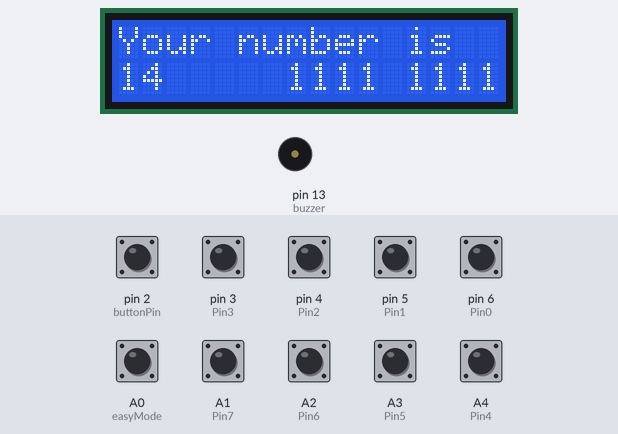
A sketch run on a simulated Arduino Uno, built with avr-gcc and run on an emulated ATmega328P. Parts: 16×2 character LCD, buzzer (waves = sounding). Inputs (shaded band) come from the test bench; at power-on: A0 (easyMode), A1 (Pin7), A2 (Pin6), A3 (Pin5), A4 (Pin4), pin 2 (buttonPin), pin 3 (Pin3), pin 4 (Pin2), pin 5 (Pin1), pin 6 (Pin0) HIGH. Random numbers use the default seed unless the sketch sets one.

Above: at 1.2 s.
1.3 s: pin 2 (buttonPin) pulled LOW for 0.15 s
At 2.8 s:
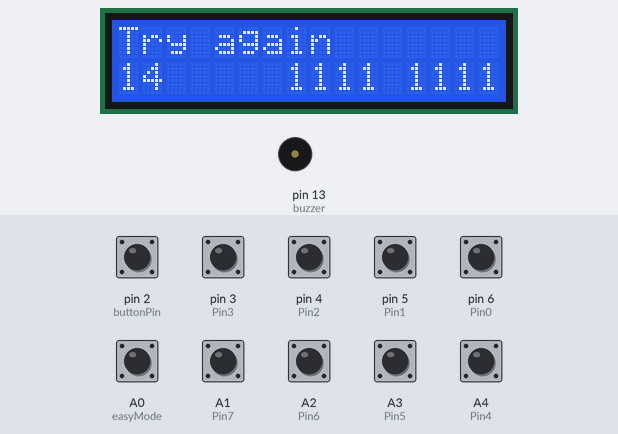
3.2 s: pin 3 (Pin3) pulled LOW for 0.15 s
At 3.27 s:
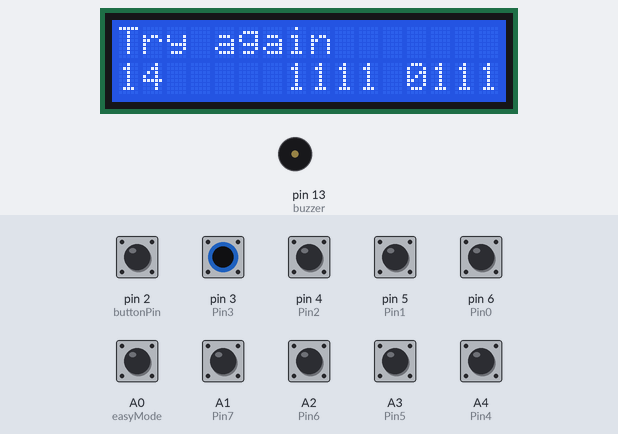
4.8 s: pin 4 (Pin2) pulled LOW for 0.15 s
At 4.87 s:
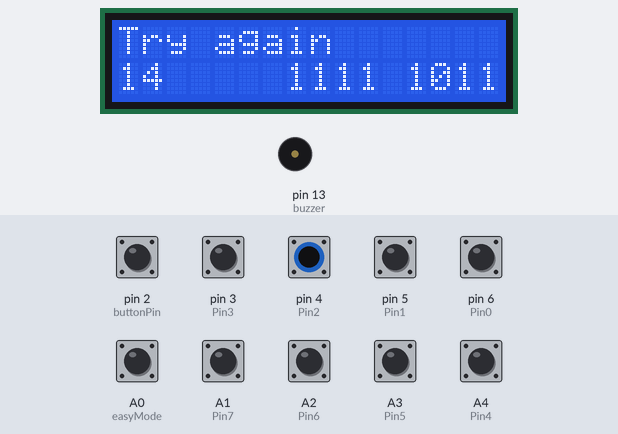
6.4 s: pin 5 (Pin1) pulled LOW for 0.15 s
At 6.47 s:
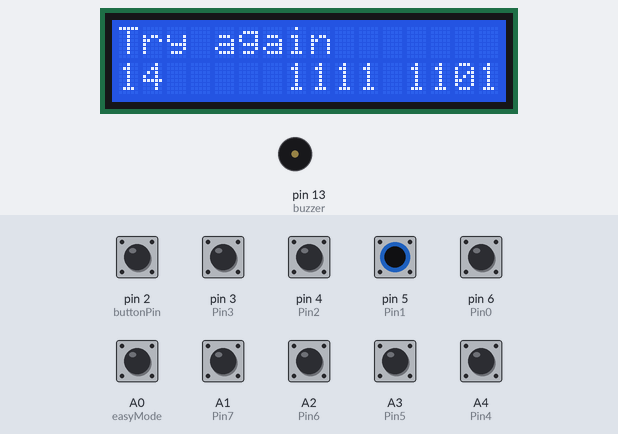
8.0 s: pin 6 (Pin0) pulled LOW for 0.15 s
At 8.07 s:
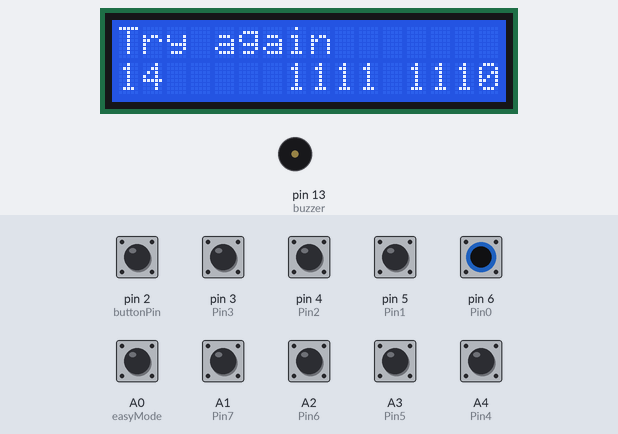
9.6 s: A1 (Pin7) pulled LOW for 0.15 s
At 9.67 s:
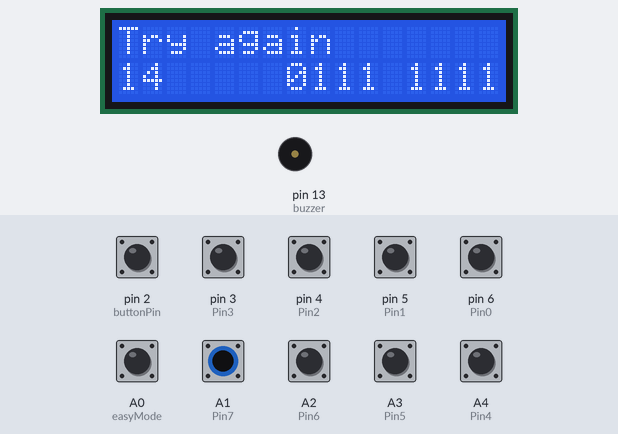
Timing chart, 0 to 12.2 s (numbered marks = the images above; inputs shaded):
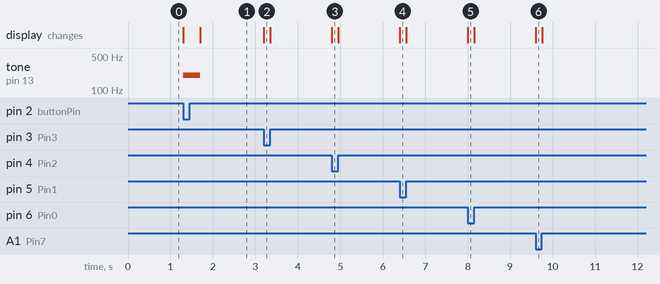

Measured:
- after the input at 1.3 s, tone on pin 13 (buzzer): silent → 200 Hz at once, → silent 0.40 s later; the display: first changes at once (image 1 shows a later state)
- after the input at 3.2 s, the display: changes at once (image 2)
- after the input at 4.8 s, the display: changes at once (image 3)
- after the input at 6.4 s, the display: changes at once (image 4)
- after the input at 8.0 s, the display: changes at once (image 5)
- after the input at 9.6 s, the display: changes at once (image 6)

The sketch:

BinaryGame.ino
```cpp
// include the library code:
#include <LiquidCrystal.h>

// initialize the library with the numbers of the interface pins
LiquidCrystal lcd(7, 8, 9, 10, 11, 12);

const int Pin0 = 6;  // Binary number 2^0 or 1
const int Pin1 = 5;  // Binary number 2^1 or 2
const int Pin2 = 4;  // Binary number 2^2 or 4
const int Pin3 = 3;  // Binary number 2^3 or 8
const int Pin4 = A4; // Binary number 2^4 or 16
const int Pin5 = A3; // Binary number 2^5 or 32
const int Pin6 = A2; // Binary number 2^6 or 64
const int Pin7 = A1; // Binary number 2^7 or 128
const int easyMode = A0; // Easy mode is 0-15, Hard is 0-255

int BinaryValue; // Value for adding up numbers to compare to random number

int correctNumber = 0; // Flag to see if the number was correct
int wrongNumber = 0; // Flag to see if the number was wrong

const int buzzer = 13; //Buzzer pin
int freq; //frequency out

const int buttonPin = 2;     // the number of the pushbutton pin

int buttonState;         // variable for reading the pushbutton status
long randNumber;         // variable for the random number

void setup() {

  lcd.begin(16, 2); // set up the LCD's number of columns and rows

  pinMode(Pin0, INPUT_PULLUP);
  pinMode(Pin1, INPUT_PULLUP);
  pinMode(Pin2, INPUT_PULLUP);
  pinMode(Pin3, INPUT_PULLUP);
  pinMode(Pin4, INPUT_PULLUP);
  pinMode(Pin5, INPUT_PULLUP);
  pinMode(Pin6, INPUT_PULLUP);
  pinMode(Pin7, INPUT_PULLUP);

  pinMode(easyMode, INPUT_PULLUP);

  pinMode(buttonPin, INPUT_PULLUP);

  pinMode(buzzer, OUTPUT); // Set buzzer pin as OUTPUT


  // if analog input pin 5 is unconnected, random analog
  // noise will cause the call to randomSeed() to generate
  // different seed numbers each time the sketch runs.
  // randomSeed() will then shuffle the random function.
  randomSeed(analogRead(5));

  if (digitalRead(easyMode) == HIGH)
  {
    randNumber = random(0, 15);
  }
  else
  {
    randNumber = random(0, 255);
  }

  // Print a message to the LCD.
  lcd.print("Your number is");

  // set the cursor to column 0, line 1
  // (note: line 1 is the second row, since counting begins with 0):
  lcd.setCursor(0, 1);

  lcd.print(randNumber); // Print the random number

}

void checkNumber() // Check switches for correct number
{
  if (digitalRead(Pin0) == HIGH)
  {
    BinaryValue = 1;
  }
  else
  {
    BinaryValue = 0;
  }

  if (digitalRead(Pin1) == HIGH)
  {
    BinaryValue = BinaryValue + 2;
  }

  if (digitalRead(Pin2) == HIGH)
  {
    BinaryValue = BinaryValue + 4;
  }

  if (digitalRead(Pin3) == HIGH)
  {
    BinaryValue = BinaryValue + 8;
  }

  if (digitalRead(Pin4) == HIGH)
  {
    BinaryValue = BinaryValue + 16;
  }

  if (digitalRead(Pin5) == HIGH)
  {
    BinaryValue = BinaryValue + 32;
  }

  if (digitalRead(Pin6) == HIGH)
  {
    BinaryValue = BinaryValue + 64;
  }

  if (digitalRead(Pin7) == HIGH)
  {
    BinaryValue = BinaryValue + 128;
  }

  if (BinaryValue == randNumber) // Check if switches match random number
  {
    correctNumber = 1;
  }
  else
  {
    wrongNumber = 1;
  }

}

void printBinary() // Displays status of switches
{
  if (digitalRead(Pin7) == LOW)
  {
    lcd.print("0");
  }
  else
  {
    lcd.print("1");
  }

  if (digitalRead(Pin6) == LOW)
  {
    lcd.print("0");
  }
  else
  {
    lcd.print("1");
  }
  if (digitalRead(Pin5) == LOW)
  {
    lcd.print("0");
  }
  else
  {
    lcd.print("1");
  }
  if (digitalRead(Pin4) == LOW)
  {
    lcd.print("0");
  }
  else
  {
    lcd.print("1");
  }
  lcd.print(" ");
  if (digitalRead(Pin3) == LOW)
  {
    lcd.print("0");
  }
  else
  {
    lcd.print("1");
  }
  if (digitalRead(Pin2) == LOW)
  {
    lcd.print("0");
  }
  else
  {
    lcd.print("1");
  }
  if (digitalRead(Pin1) == LOW)
  {
    lcd.print("0");
  }
  else
  {
    lcd.print("1");
  }
  if (digitalRead(Pin0) == LOW)
  {
    lcd.print("0");
  }
  else
  {
    lcd.print("1");
  }
}

void loop() {

  attachInterrupt(digitalPinToInterrupt(buttonPin), checkNumber, FALLING); // Wait for pushbutton to be pressed, when pressed check to see if correct number is inputted

  lcd.setCursor(7, 1);

  printBinary(); // Display status of switches

  if (wrongNumber == 1)
  {

    lcd.clear();
    lcd.setCursor(0, 0);
    lcd.print("Try again");
    lcd.setCursor(0, 1);
    lcd.print(randNumber);
    tone(buzzer, 200); // Play wrong answer tone
    delay(400);
    noTone(buzzer);     // Stop sound...
    wrongNumber = 0;
    correctNumber = 0;
  }

  if (correctNumber == 1)
  {
    tone(buzzer, 600); // Play correct answer tone
    delay(100);
    tone(buzzer, 1000);
    delay(100);
    tone(buzzer, 800);
    delay(100);
    noTone(buzzer);     // Stop sound...
    lcd.clear();
    lcd.setCursor(0, 0);
    lcd.print("Correct!");
    lcd.setCursor(0, 1);
    lcd.print(randNumber);
    lcd.print(" is ");

    printBinary(); // Display status of switches

    delay(3000);

    lcd.clear();
    lcd.setCursor(0, 0);
    // Print a message to the LCD.
    lcd.print("Your number is");
    // set the cursor to column 0, line 1
    // (note: line 1 is the second row, since counting begins with 0):
    lcd.setCursor(0, 1);

    if (digitalRead(easyMode) == HIGH)
    {
      randNumber = random(0, 15);
    }
    else
    {
      randNumber = random(0, 255);
    }


    lcd.print(randNumber);

    correctNumber = 0;
    wrongNumber = 0;
  }

}
```
